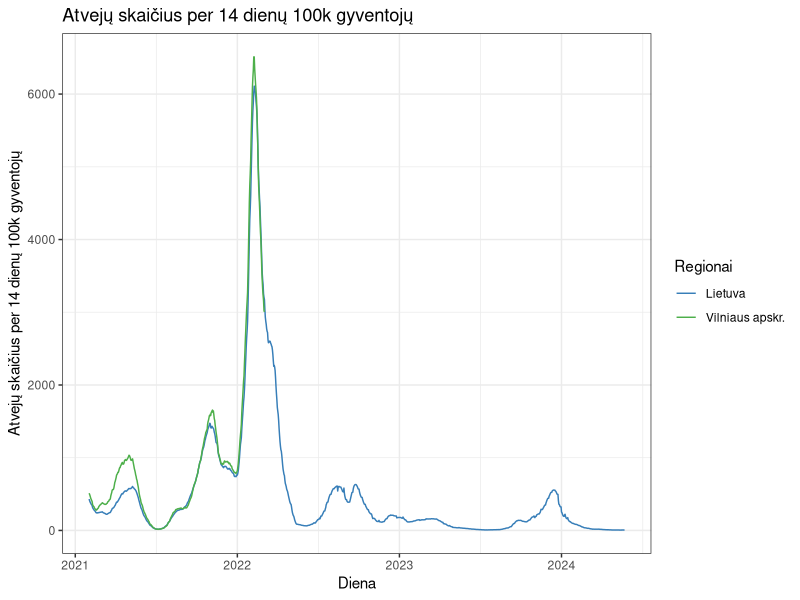
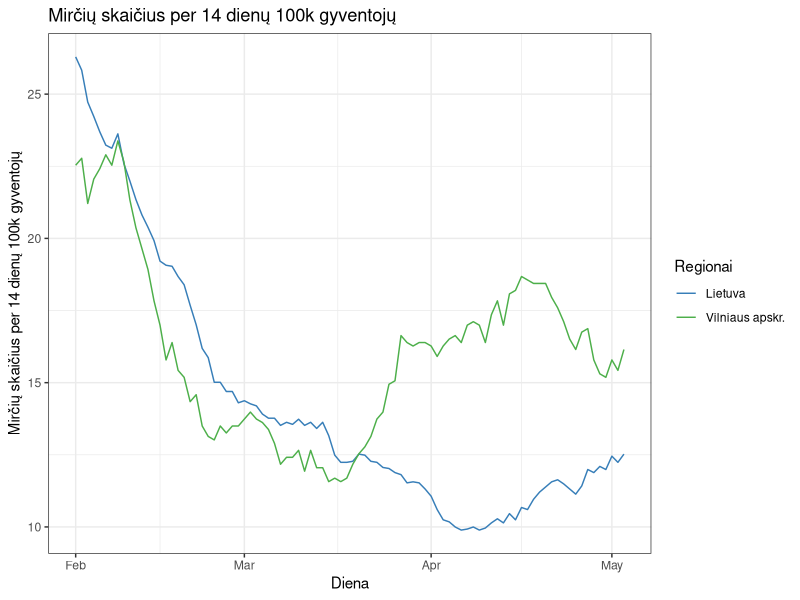

R code for these plots, in order:
## ---- chunk 1
library(dplyr)
library(ggplot2)
library(lubridate)
library(zoo)
Sys.setlocale(locale="lt_LT.UTF-8")
## ---- chunk 2
lv3 <- read.csv("../data/lt-covid19-level3.csv") %>% mutate(day = ymd(day))

lv3b <- lv3 %>% filter(administrative_level_3!="Vilniaus m.") %>% group_by(day) %>%
        summarise(confirmed_daily = sum(confirmed_daily),
                  deaths_daily = sum(deaths_daily),
                  population = sum(population)) %>%
    mutate(administrative_level_3 ="Lietuva be Vilniaus miesto")

lv3b1 <- lv3 %>% filter(administrative_level_2!="Vilniaus apskr.") %>% group_by(day) %>%
  summarise(confirmed_daily = sum(confirmed_daily),
                deaths_daily = sum(deaths_daily),
                population = sum(population)) %>%
    mutate(administrative_level_3 = "Lietuva be Vilniaus apskrities")


lvv <- bind_rows(lv3b, lv3b1) %>% arrange(administrative_level_3, day) %>%
    group_by(administrative_level_3) %>%
    mutate(cases_sum14 = rollsum(confirmed_daily, 14, fill = NA, align = "right"),
           deaths_sum14 = rollsum(deaths_daily, 14, fill = NA, align = "right"),
           confirmed_100k = cases_sum14/population*100000,
           deaths_100k = deaths_sum14/population*100000)

lvv1 <- lvv %>% select(administrative_level_3, day, confirmed_100k, deaths_100k)


lv1 <- read.csv("../data/lt-covid19-country.csv") %>% mutate(day = ymd(day))
lv2 <- read.csv("../data/lt-covid19-level2.csv") %>% mutate(day = ymd(day))

lv1l <- lv1 %>% mutate(administrative_level_3 = "Lietuva") %>% select(administrative_level_3, day, confirmed_100k, deaths_100k)
lv2v <- lv2 %>% mutate(administrative_level_3 = administrative_level_2) %>%
    filter(administrative_level_2 == "Vilniaus apskr.") %>%
    select(administrative_level_3, day, confirmed_100k, deaths_100k)

vv <- lv3 %>% filter(administrative_level_3 == "Vilniaus m.") %>%
    select(administrative_level_3, day, confirmed_100k, deaths_100k)

cmp <- bind_rows(lvv1, lv1l, lv2v, vv)
cmp1 <- cmp %>% filter(administrative_level_3 %in% c("Vilniaus apskr.", "Lietuva", "Lietuva be Vilniaus apskrities"))

## ---- chunk 3
ggplot(aes(x = day, y = confirmed_100k, colour = administrative_level_3),
       data = cmp1 %>% filter(day>="2021-02-01")) + geom_line()+
    theme_bw()+scale_colour_manual(name = "Regionai", values = RColorBrewer::brewer.pal(3, "Set1")[c(2,3,1)]) +
    labs(x="Diena", y = "Atvejų skaičius per 14 dienų 100k gyventojų", title = "Atvejų skaičius per 14 dienų 100k gyventojų")
## ---- chunk 4
ggplot(aes(x = day, y = deaths_100k, colour = administrative_level_3),
       data = cmp1 %>% filter(day>="2021-02-01" & day <="2021-05-03")) + geom_line()+
    theme_bw()+scale_colour_manual(name = "Regionai", values = RColorBrewer::brewer.pal(3, "Set1")[c(2,3,1)]) +
    labs(x="Diena", y = "Mirčių skaičius per 14 dienų 100k gyventojų", title = "Mirčių skaičius per 14 dienų 100k gyventojų")

